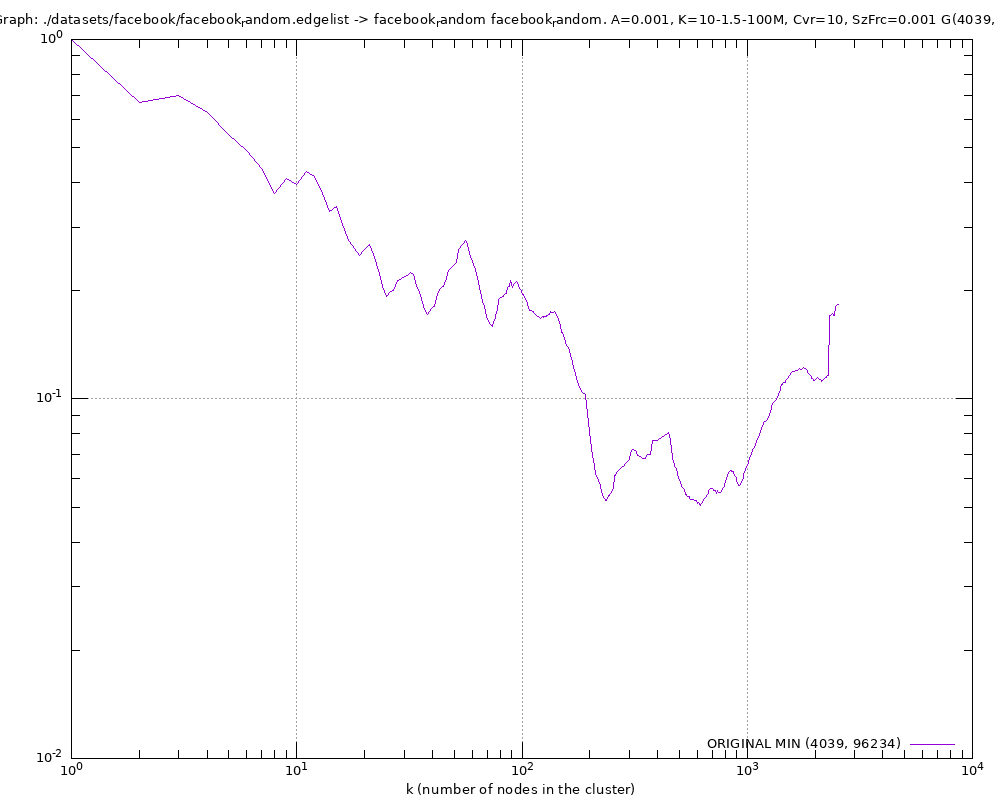

Reproduce this figure in gnuplot.
#
# Graph: ./datasets/facebook/facebook_random.edgelist -> facebook_random facebook_random. A=0.001, K=10-1.5-100M, Cvr=10, SzFrc=0.001 G(4039, 96234) (Mon Sep  8 15:19:13 2025)
#

set title "Graph: ./datasets/facebook/facebook_random.edgelist -> facebook_random facebook_random. A=0.001, K=10-1.5-100M, Cvr=10, SzFrc=0.001 G(4039, 96234)"
set key bottom right
set logscale xy 10
set format x "10^{%L}"
set mxtics 10
set format y "10^{%L}"
set mytics 10
set grid
set xlabel "k (number of nodes in the cluster)"
set ylabel "{/Symbol \F} (conductance)"
set tics scale 2
set terminal png font arial 10 size 1000,800
set output 'ncp.facebook_random.png'
plot 	"ncp.facebook_random.tab" using 1:2 title "ORIGINAL MIN (4039, 96234)" with lines lw 1
